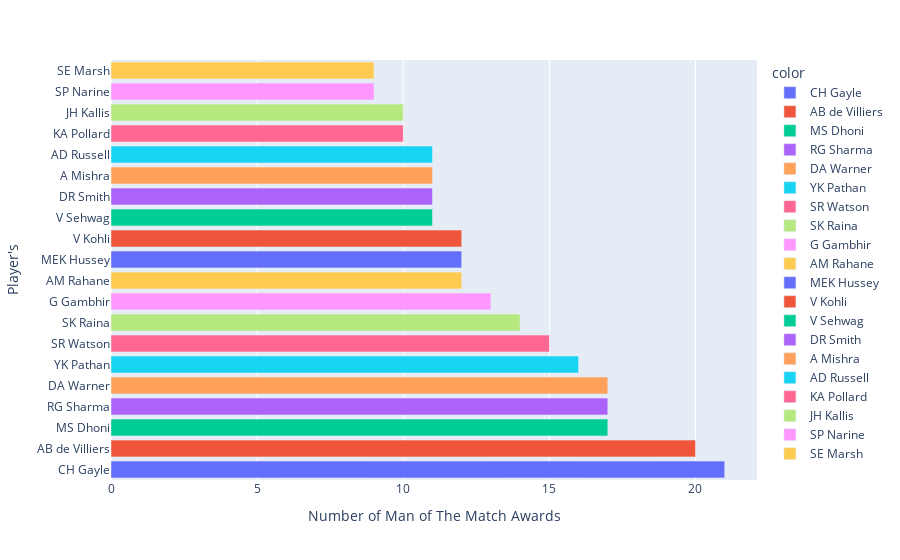

Notebook cell for this chart:
### Markdown cell above
# Top 20 Player's with More Number of  " Man of the Match award "  
Ans : Highest is Chris Gayle

### Code cell
names  = data.player_of_match.value_counts().head(20).index
values = data.player_of_match.value_counts().head(20).values
color  = data.player_of_match.value_counts().head(20).index
px.bar(y = names,x = values,color = color,orientation='h',labels ={"y":"Player's","x":"Number of Man of The Match Awards"})

### Figure 1 — Plotly figure (JSON) as saved in the notebook; plotly's stock layout.template omitted (floating-point values rounded to 4 significant figures)
{"data": [{"alignmentgroup": "True", "hovertemplate": "color=CH Gayle<br>Number of Man of The Match Awards=%{x}<br>Player's=%{y}<extra></extra>", "legendgroup": "CH Gayle", "marker": {"color": "#636efa"}, "name": "CH Gayle", "offsetgroup": "CH Gayle", "orientation": "h", "showlegend": true, "textposition": "auto", "type": "bar", "x": [21], "xaxis": "x", "y": ["CH Gayle"], "yaxis": "y"}, {"alignmentgroup": "True", "hovertemplate": "color=AB de Villiers<br>Number of Man of The Match Awards=%{x}<br>Player's=%{y}<extra></extra>", "legendgroup": "AB de Villiers", "marker": {"color": "#EF553B"}, "name": "AB de Villiers", "offsetgroup": "AB de Villiers", "orientation": "h", "showlegend": true, "textposition": "auto", "type": "bar", "x": [20], "xaxis": "x", "y": ["AB de Villiers"], "yaxis": "y"}, {"alignmentgroup": "True", "hovertemplate": "color=MS Dhoni<br>Number of Man of The Match Awards=%{x}<br>Player's=%{y}<extra></extra>", "legendgroup": "MS Dhoni", "marker": {"color": "#00cc96"}, "name": "MS Dhoni", "offsetgroup": "MS Dhoni", "orientation": "h", "showlegend": true, "textposition": "auto", "type": "bar", "x": [17], "xaxis": "x", "y": ["MS Dhoni"], "yaxis": "y"}, {"alignmentgroup": "True", "hovertemplate": "color=RG Sharma<br>Number of Man of The Match Awards=%{x}<br>Player's=%{y}<extra></extra>", "legendgroup": "RG Sharma", "marker": {"color": "#ab63fa"}, "name": "RG Sharma", "offsetgroup": "RG Sharma", "orientation": "h", "showlegend": true, "textposition": "auto", "type": "bar", "x": [17], "xaxis": "x", "y": ["RG Sharma"], "yaxis": "y"}, {"alignmentgroup": "True", "hovertemplate": "color=DA Warner<br>Number of Man of The Match Awards=%{x}<br>Player's=%{y}<extra></extra>", "legendgroup": "DA Warner", "marker": {"color": "#FFA15A"}, "name": "DA Warner", "offsetgroup": "DA Warner", "orientation": "h", "showlegend": true, "textposition": "auto", "type": "bar", "x": [17], "xaxis": "x", "y": ["DA Warner"], "yaxis": "y"}, {"alignmentgroup": "True", "hovertemplate": "color=YK Pathan<br>Number of Man of The Match Awards=%{x}<br>Player's=%{y}<extra></extra>", "legendgroup": "YK Pathan", "marker": {"color": "#19d3f3"}, "name": "YK Pathan", "offsetgroup": "YK Pathan", "orientation": "h", "showlegend": true, "textposition": "auto", "type": "bar", "x": [16], "xaxis": "x", "y": ["YK Pathan"], "yaxis": "y"}, {"alignmentgroup": "True", "hovertemplate": "color=SR Watson<br>Number of Man of The Match Awards=%{x}<br>Player's=%{y}<extra></extra>", "legendgroup": "SR Watson", "marker": {"color": "#FF6692"}, "name": "SR Watson", "offsetgroup": "SR Watson", "orientation": "h", "showlegend": true, "textposition": "auto", "type": "bar", "x": [15], "xaxis": "x", "y": ["SR Watson"], "yaxis": "y"}, {"alignmentgroup": "True", "hovertemplate": "color=SK Raina<br>Number of Man of The Match Awards=%{x}<br>Player's=%{y}<extra></extra>", "legendgroup": "SK Raina", "marker": {"color": "#B6E880"}, "name": "SK Raina", "offsetgroup": "SK Raina", "orientation": "h", "showlegend": true, "textposition": "auto", "type": "bar", "x": [14], "xaxis": "x", "y": ["SK Raina"], "yaxis": "y"}, {"alignmentgroup": "True", "hovertemplate": "color=G Gambhir<br>Number of Man of The Match Awards=%{x}<br>Player's=%{y}<extra></extra>", "legendgroup": "G Gambhir", "marker": {"color": "#FF97FF"}, "name": "G Gambhir", "offsetgroup": "G Gambhir", "orientation": "h", "showlegend": true, "textposition": "auto", "type": "bar", "x": [13], "xaxis": "x", "y": ["G Gambhir"], "yaxis": "y"}, {"alignmentgroup": "True", "hovertemplate": "color=AM Rahane<br>Number of Man of The Match Awards=%{x}<br>Player's=%{y}<extra></extra>", "legendgroup": "AM Rahane", "marker": {"color": "#FECB52"}, "name": "AM Rahane", "offsetgroup": "AM Rahane", "orientation": "h", "showlegend": true, "textposition": "auto", "type": "bar", "x": [12], "xaxis": "x", "y": ["AM Rahane"], "yaxis": "y"}, {"alignmentgroup": "True", "hovertemplate": "color=MEK Hussey<br>Number of Man of The Match Awards=%{x}<br>Player's=%{y}<extra></extra>", "legendgroup": "MEK Hussey", "marker": {"color": "#636efa"}, "name": "MEK Hussey", "offsetgroup": "MEK Hussey", "orientation": "h", "showlegend": true, "textposition": "auto", "type": "bar", "x": [12], "xaxis": "x", "y": ["MEK Hussey"], "yaxis": "y"}, {"alignmentgroup": "True", "hovertemplate": "color=V Kohli<br>Number of Man of The Match Awards=%{x}<br>Player's=%{y}<extra></extra>", "legendgroup": "V Kohli", "marker": {"color": "#EF553B"}, "name": "V Kohli", "offsetgroup": "V Kohli", "orientation": "h", "showlegend": true, "textposition": "auto", "type": "bar", "x": [12], "xaxis": "x", "y": ["V Kohli"], "yaxis": "y"}, {"alignmentgroup": "True", "hovertemplate": "color=V Sehwag<br>Number of Man of The Match Awards=%{x}<br>Player's=%{y}<extra></extra>", "legendgroup": "V Sehwag", "marker": {"color": "#00cc96"}, "name": "V Sehwag", "offsetgroup": "V Sehwag", "orientation": "h", "showlegend": true, "textposition": "auto", "type": "bar", "x": [11], "xaxis": "x", "y": ["V Sehwag"], "yaxis": "y"}, {"alignmentgroup": "True", "hovertemplate": "color=DR Smith<br>Number of Man of The Match Awards=%{x}<br>Player's=%{y}<extra></extra>", "legendgroup": "DR Smith", "marker": {"color": "#ab63fa"}, "name": "DR Smith", "offsetgroup": "DR Smith", "orientation": "h", "showlegend": true, "textposition": "auto", "type": "bar", "x": [11], "xaxis": "x", "y": ["DR Smith"], "yaxis": "y"}, {"alignmentgroup": "True", "hovertemplate": "color=A Mishra<br>Number of Man of The Match Awards=%{x}<br>Player's=%{y}<extra></extra>", "legendgroup": "A Mishra", "marker": {"color": "#FFA15A"}, "name": "A Mishra", "offsetgroup": "A Mishra", "orientation": "h", "showlegend": true, "textposition": "auto", "type": "bar", "x": [11], "xaxis": "x", "y": ["A Mishra"], "yaxis": "y"}, {"alignmentgroup": "True", "hovertemplate": "color=AD Russell<br>Number of Man of The Match Awards=%{x}<br>Player's=%{y}<extra></extra>", "legendgroup": "AD Russell", "marker": {"color": "#19d3f3"}, "name": "AD Russell", "offsetgroup": "AD Russell", "orientation": "h", "showlegend": true, "textposition": "auto", "type": "bar", "x": [11], "xaxis": "x", "y": ["AD Russell"], "yaxis": "y"}, {"alignmentgroup": "True", "hovertemplate": "color=KA Pollard<br>Number of Man of The Match Awards=%{x}<br>Player's=%{y}<extra></extra>", "legendgroup": "KA Pollard", "marker": {"color": "#FF6692"}, "name": "KA Pollard", "offsetgroup": "KA Pollard", "orientation": "h", "showlegend": true, "textposition": "auto", "type": "bar", "x": [10], "xaxis": "x", "y": ["KA Pollard"], "yaxis": "y"}, {"alignmentgroup": "True", "hovertemplate": "color=JH Kallis<br>Number of Man of The Match Awards=%{x}<br>Player's=%{y}<extra></extra>", "legendgroup": "JH Kallis", "marker": {"color": "#B6E880"}, "name": "JH Kallis", "offsetgroup": "JH Kallis", "orientation": "h", "showlegend": true, "textposition": "auto", "type": "bar", "x": [10], "xaxis": "x", "y": ["JH Kallis"], "yaxis": "y"}, {"alignmentgroup": "True", "hovertemplate": "color=SP Narine<br>Number of Man of The Match Awards=%{x}<br>Player's=%{y}<extra></extra>", "legendgroup": "SP Narine", "marker": {"color": "#FF97FF"}, "name": "SP Narine", "offsetgroup": "SP Narine", "orientation": "h", "showlegend": true, "textposition": "auto", "type": "bar", "x": [9], "xaxis": "x", "y": ["SP Narine"], "yaxis": "y"}, {"alignmentgroup": "True", "hovertemplate": "color=SE Marsh<br>Number of Man of The Match Awards=%{x}<br>Player's=%{y}<extra></extra>", "legendgroup": "SE Marsh", "marker": {"color": "#FECB52"}, "name": "SE Marsh", "offsetgroup": "SE Marsh", "orientation": "h", "showlegend": true, "textposition": "auto", "type": "bar", "x": [9], "xaxis": "x", "y": ["SE Marsh"], "yaxis": "y"}], "layout": {"barmode": "relative", "legend": {"title": {"text": "color"}, "tracegroupgap": 0}, "margin": {"t": 60}, "xaxis": {"anchor": "y", "domain": [0, 1], "title": {"text": "Number of Man of The Match Awards"}}, "yaxis": {"anchor": "x", "domain": [0, 1], "title": {"text": "Player's"}}}}
